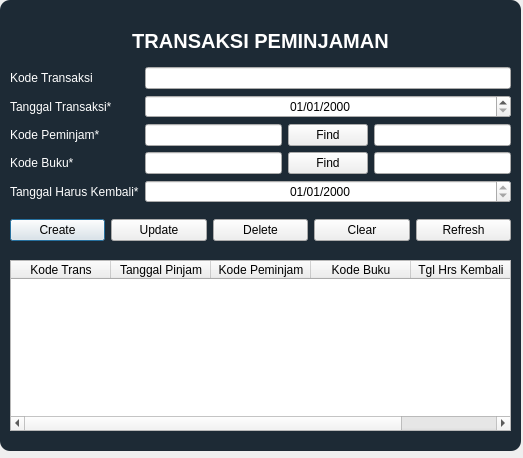
<?xml version="1.0" encoding="UTF-8"?>
<ui version="4.0">
 <class>TransPeminjaman</class>
 <widget class="QDialog" name="TransPeminjaman">
  <property name="geometry">
   <rect>
    <x>0</x>
    <y>0</y>
    <width>523</width>
    <height>458</height>
   </rect>
  </property>
  <property name="windowTitle">
   <string>Transaksi Peminjaman</string>
  </property>
  <property name="windowIcon">
   <iconset>
    <normaloff>borrow-book-icon.png</normaloff>borrow-book-icon.png</iconset>
  </property>
  <widget class="QTableWidget" name="tblPeminjaman">
   <property name="enabled">
    <bool>true</bool>
   </property>
   <property name="geometry">
    <rect>
     <x>10</x>
     <y>260</y>
     <width>501</width>
     <height>171</height>
    </rect>
   </property>
   <property name="toolTip">
    <string>Tabel peminjaman</string>
   </property>
   <property name="alternatingRowColors">
    <bool>true</bool>
   </property>
   <property name="columnCount">
    <number>5</number>
   </property>
   <column>
    <property name="text">
     <string>Kode Trans</string>
    </property>
   </column>
   <column>
    <property name="text">
     <string>Tanggal Pinjam</string>
    </property>
   </column>
   <column>
    <property name="text">
     <string>Kode Peminjam</string>
    </property>
   </column>
   <column>
    <property name="text">
     <string>Kode Buku</string>
    </property>
   </column>
   <column>
    <property name="text">
     <string>Tgl Hrs Kembali</string>
    </property>
   </column>
  </widget>
  <widget class="QWidget" name="horizontalLayoutWidget">
   <property name="geometry">
    <rect>
     <x>10</x>
     <y>210</y>
     <width>501</width>
     <height>41</height>
    </rect>
   </property>
   <layout class="QHBoxLayout" name="horizontalLayout">
    <item>
     <widget class="QPushButton" name="btnCreate">
      <property name="toolTip">
       <string>Tambah transaksi peminjaman</string>
      </property>
      <property name="styleSheet">
       <string notr="true">
QPushButton#btnCreate:pressed{
padding-left:5px;
padding-top:5px;
background-color:rgba(2, 65, 118, 100);
background-position:calc(100% - 10px)center;
}
QPushButton#btnCreate:hover{
background-color:rgba(2, 65, 118, 200);
}</string>
      </property>
      <property name="text">
       <string>Create</string>
      </property>
     </widget>
    </item>
    <item>
     <widget class="QPushButton" name="btnUpdate">
      <property name="toolTip">
       <string>Update transaksi peminjaman</string>
      </property>
      <property name="styleSheet">
       <string notr="true">
QPushButton#btnUpdate:pressed{
padding-left:5px;
padding-top:5px;
background-color:rgba(2, 65, 118, 100);
background-position:calc(100% - 10px)center;
}
QPushButton#btnUpdate:hover{
background-color:rgba(2, 65, 118, 200);
}</string>
      </property>
      <property name="text">
       <string>Update</string>
      </property>
     </widget>
    </item>
    <item>
     <widget class="QPushButton" name="btnDelete">
      <property name="toolTip">
       <string>Hapus transaksi peminjaman</string>
      </property>
      <property name="styleSheet">
       <string notr="true">
QPushButton#btnDelete:pressed{
padding-left:5px;
padding-top:5px;
background-color:rgba(2, 65, 118, 100);
background-position:calc(100% - 10px)center;
}
QPushButton#btnDelete:hover{
background-color:rgba(2, 65, 118, 200);
}</string>
      </property>
      <property name="text">
       <string>Delete</string>
      </property>
     </widget>
    </item>
    <item>
     <widget class="QPushButton" name="btnClear">
      <property name="toolTip">
       <string>Clear input</string>
      </property>
      <property name="styleSheet">
       <string notr="true">
QPushButton#btnClear:pressed{
padding-left:5px;
padding-top:5px;
background-color:rgba(2, 65, 118, 100);
background-position:calc(100% - 10px)center;
}
QPushButton#btnClear:hover{
background-color:rgba(2, 65, 118, 200);
}</string>
      </property>
      <property name="text">
       <string>Clear</string>
      </property>
     </widget>
    </item>
    <item>
     <widget class="QPushButton" name="btnRefresh">
      <property name="toolTip">
       <string>Refresh tabel peminjaman</string>
      </property>
      <property name="styleSheet">
       <string notr="true">
QPushButton#btnRefresh:pressed{
padding-left:5px;
padding-top:5px;
background-color:rgba(2, 65, 118, 100);
background-position:calc(100% - 10px)center;
}
QPushButton#btnRefresh:hover{
background-color:rgba(2, 65, 118, 200);
}</string>
      </property>
      <property name="text">
       <string>Refresh</string>
      </property>
     </widget>
    </item>
   </layout>
  </widget>
  <widget class="QLabel" name="label_8">
   <property name="geometry">
    <rect>
     <x>0</x>
     <y>0</y>
     <width>521</width>
     <height>451</height>
    </rect>
   </property>
   <property name="styleSheet">
    <string notr="true">background-color:rgba(16, 30, 41, 240);
border-radius:10px;</string>
   </property>
   <property name="text">
    <string/>
   </property>
  </widget>
  <widget class="QWidget" name="verticalLayoutWidget">
   <property name="geometry">
    <rect>
     <x>10</x>
     <y>20</y>
     <width>501</width>
     <height>183</height>
    </rect>
   </property>
   <layout class="QVBoxLayout" name="verticalLayout">
    <item>
     <widget class="QLabel" name="label_6">
      <property name="sizePolicy">
       <sizepolicy hsizetype="Preferred" vsizetype="Preferred">
        <horstretch>0</horstretch>
        <verstretch>0</verstretch>
       </sizepolicy>
      </property>
      <property name="font">
       <font>
        <pointsize>15</pointsize>
        <weight>75</weight>
        <bold>true</bold>
       </font>
      </property>
      <property name="layoutDirection">
       <enum>Qt::RightToLeft</enum>
      </property>
      <property name="styleSheet">
       <string notr="true">color: rgb(255, 255, 255);
border: 0px solid;</string>
      </property>
      <property name="text">
       <string>TRANSAKSI PEMINJAMAN</string>
      </property>
      <property name="alignment">
       <set>Qt::AlignCenter</set>
      </property>
     </widget>
    </item>
    <item>
     <layout class="QFormLayout" name="formLayout">
      <item row="0" column="0">
       <widget class="QLabel" name="label">
        <property name="styleSheet">
         <string notr="true">color: rgb(255, 255, 255);
border: 0px solid;</string>
        </property>
        <property name="text">
         <string>Kode Transaksi</string>
        </property>
       </widget>
      </item>
      <item row="0" column="1">
       <widget class="QLineEdit" name="edtKodeTrans">
        <property name="toolTip">
         <string>Kode transaksi peminjaman</string>
        </property>
        <property name="alignment">
         <set>Qt::AlignRight|Qt::AlignTrailing|Qt::AlignVCenter</set>
        </property>
        <property name="readOnly">
         <bool>true</bool>
        </property>
       </widget>
      </item>
      <item row="1" column="0">
       <widget class="QLabel" name="label_2">
        <property name="styleSheet">
         <string notr="true">color: rgb(255, 255, 255);
border: 0px solid;</string>
        </property>
        <property name="text">
         <string>Tanggal Transaksi*</string>
        </property>
       </widget>
      </item>
      <item row="1" column="1">
       <widget class="QDateEdit" name="dteTglTrans">
        <property name="toolTip">
         <string>Masukkan tanggal peminjaman [bulan/tanggal/tahun]</string>
        </property>
        <property name="alignment">
         <set>Qt::AlignCenter</set>
        </property>
        <property name="displayFormat">
         <string>dd/MM/yyyy</string>
        </property>
       </widget>
      </item>
      <item row="2" column="0">
       <widget class="QLabel" name="label_5">
        <property name="styleSheet">
         <string notr="true">color: rgb(255, 255, 255);
border: 0px solid;</string>
        </property>
        <property name="text">
         <string>Kode Peminjam*</string>
        </property>
       </widget>
      </item>
      <item row="2" column="1">
       <layout class="QHBoxLayout" name="horizontalLayout_2">
        <item>
         <widget class="QLineEdit" name="edtKodePeminjam">
          <property name="toolTip">
           <string>Masukkan kode peminjam</string>
          </property>
         </widget>
        </item>
        <item>
         <widget class="QPushButton" name="btnCariPeminjam">
          <property name="styleSheet">
           <string notr="true">
QPushButton#btnCariPeminjam:pressed{
padding-left:5px;
padding-top:5px;
background-color:rgba(2, 65, 118, 100);
background-position:calc(100% - 10px)center;
}
QPushButton#btnCariPeminjam:hover{
background-color:rgba(2, 65, 118, 200);
}</string>
          </property>
          <property name="text">
           <string>Find</string>
          </property>
         </widget>
        </item>
        <item>
         <widget class="QLineEdit" name="edtNamaPeminjam">
          <property name="toolTip">
           <string>Nama peminjam</string>
          </property>
          <property name="readOnly">
           <bool>true</bool>
          </property>
         </widget>
        </item>
       </layout>
      </item>
      <item row="3" column="0">
       <widget class="QLabel" name="label_4">
        <property name="styleSheet">
         <string notr="true">color: rgb(255, 255, 255);
border: 0px solid;</string>
        </property>
        <property name="text">
         <string>Kode Buku*</string>
        </property>
       </widget>
      </item>
      <item row="3" column="1">
       <layout class="QHBoxLayout" name="horizontalLayout_3">
        <item>
         <widget class="QLineEdit" name="edtKodeBuku">
          <property name="toolTip">
           <string>Masukkan kode buku</string>
          </property>
         </widget>
        </item>
        <item>
         <widget class="QPushButton" name="btnCariBuku">
          <property name="styleSheet">
           <string notr="true">
QPushButton#btnCariBuku:pressed{
padding-left:5px;
padding-top:5px;
background-color:rgba(2, 65, 118, 100);
background-position:calc(100% - 10px)center;
}
QPushButton#btnCariBuku:hover{
background-color:rgba(2, 65, 118, 200);
}</string>
          </property>
          <property name="text">
           <string>Find</string>
          </property>
         </widget>
        </item>
        <item>
         <widget class="QLineEdit" name="edtJudulBuku">
          <property name="toolTip">
           <string>Judul buku</string>
          </property>
          <property name="readOnly">
           <bool>true</bool>
          </property>
         </widget>
        </item>
       </layout>
      </item>
      <item row="4" column="0">
       <widget class="QLabel" name="label_3">
        <property name="styleSheet">
         <string notr="true">color: rgb(255, 255, 255);
border: 0px solid;</string>
        </property>
        <property name="text">
         <string>Tanggal Harus Kembali*</string>
        </property>
       </widget>
      </item>
      <item row="4" column="1">
       <widget class="QDateEdit" name="dteTglHrsKembali">
        <property name="toolTip">
         <string>Tanggal harus kembali [bulan/tanggal/tahun]</string>
        </property>
        <property name="alignment">
         <set>Qt::AlignCenter</set>
        </property>
        <property name="readOnly">
         <bool>true</bool>
        </property>
        <property name="displayFormat">
         <string>dd/MM/yyyy</string>
        </property>
       </widget>
      </item>
     </layout>
    </item>
   </layout>
  </widget>
  <zorder>label_8</zorder>
  <zorder>tblPeminjaman</zorder>
  <zorder>horizontalLayoutWidget</zorder>
  <zorder>verticalLayoutWidget</zorder>
 </widget>
 <tabstops>
  <tabstop>edtKodeTrans</tabstop>
  <tabstop>dteTglTrans</tabstop>
  <tabstop>edtKodePeminjam</tabstop>
  <tabstop>btnCariPeminjam</tabstop>
  <tabstop>edtNamaPeminjam</tabstop>
  <tabstop>edtKodeBuku</tabstop>
  <tabstop>btnCariBuku</tabstop>
  <tabstop>edtJudulBuku</tabstop>
  <tabstop>dteTglHrsKembali</tabstop>
  <tabstop>btnCreate</tabstop>
  <tabstop>btnUpdate</tabstop>
  <tabstop>btnDelete</tabstop>
  <tabstop>btnClear</tabstop>
  <tabstop>btnRefresh</tabstop>
  <tabstop>tblPeminjaman</tabstop>
 </tabstops>
 <resources/>
 <connections/>
</ui>
